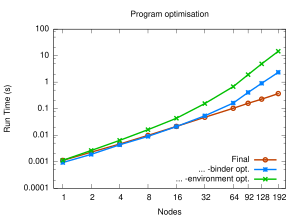

The gnuplot source for this figure:
# vim: filetype=gnuplot

set title "Program optimisation"

set terminal pdf size 3,2.2
set output "convertAcc.pdf"

set key on
set key bottom

set xlabel "Nodes"
set logscale x
set xrange [0.8:230]

set xtics (1,2,4,8,16,32,64,92,128,192)

set ylabel "Run Time (s)"
set logscale y
# set yrange [0.05:100]

plot    'convertAcc.dat' using ($1):($2)                                        \
                title "Final"                   ls 6  lw 4 with linespoints,    \
        'convertAcc.dat' using ($1):($3)                                        \
                title "... -binder opt."        ls 3  lw 4 with linespoints,    \
        'convertAcc.dat' using ($1):($4)                                        \
                title "... -environment opt."   ls 2  lw 4 with linespoints
